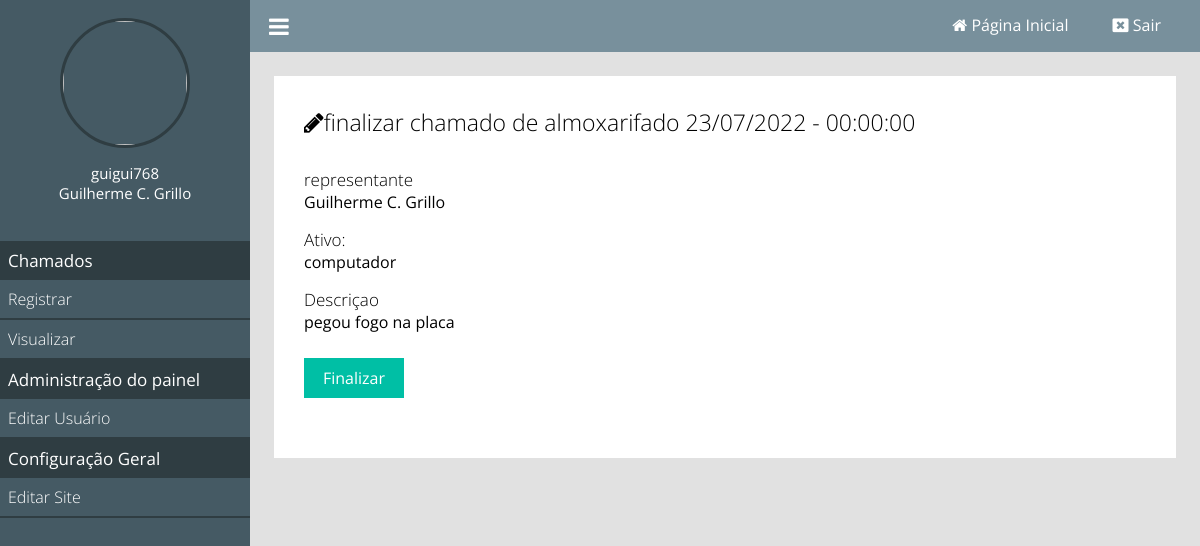
/finalizar-chamado?id=8 (signed in), run on the app's committed database.
### tables this page shows
CREATE TABLE `chamados` (
  `id` int(11) NOT NULL,
  `user_id` int(11) NOT NULL,
  `ativos_id` int(11) NOT NULL,
  `data` datetime NOT NULL DEFAULT current_timestamp(),
  `conteudo` text NOT NULL,
  `status` tinyint(1) NOT NULL
);

CREATE TABLE `ativos` (
  `id` int(11) NOT NULL,
  `nome` varchar(255) NOT NULL
);

### classes/MySql.php (called while the page is built)
<?php
	class MySql{
		private static $pdo;
		public static function conectar(){
			if(self::$pdo == null){
				try{
				self::$pdo = new PDO('mysql:host='.HOST.';dbname='.DATABASE,USER,PASSWORD,array(PDO::MYSQL_ATTR_INIT_COMMAND => "SET NAMES utf8"));
				self::$pdo->setAttribute(PDO::ATTR_ERRMODE,PDO::ERRMODE_EXCEPTION);
				}catch(Exception $e){
					echo '<h2>Erro ao conectar</h2>';
				}
			}
			return self::$pdo;
		}
	}
?>

### pages/finalizar-chamado.php (the view, shortened to what this page needs)
<?php
	if(isset($_GET['id'])){
		$id = (int)$_GET['id'];
		$chamado = Painel::select('chamados','id = ?',array($id));
	}else{
		Painel::alert('erro','Você precisa passar o parametro ID.');
		die();
	}
	$user = Painel::selectAll('tb_admin.usuarios');
 ?>
<div class="box-content">
	<h2><i class="fa fa-pencil"></i>finalizar chamado de <?php foreach($user as $key => $value){
		if($value['id'] == $chamado['user_id']){
			echo $value['user']. "\n";
			echo date('d/m/Y - H:i:s', strtotime($chamado['data']));
		}
	} ?> </h2>
	<form method="post" enctype="multipart/form-data">
		<div class="form-group">
			<label>representante</label>
			<?php echo $value['nome'] ?>
		</div>
		<div class="form-group">
		<label>Ativo:</label>
			<?php
				$ativos = Painel::selectAll('ativos');
				foreach ($ativos as $key => $value) {
					if($value['id'] == $chamado['ativos_id']) echo $value['nome'];
				}
			?>
		</div>
		<div class="form-group">
			<label>Descriçao</label>
			<?php echo $chamado['conteudo'] ?>
		</div>
		<div class="form-group">
			<input type="submit" name="acao" value="Finalizar"/>
		</div>
	</form>
</div>

### estilo/style.css (style rules this page uses)
* { margin: 0; padding: 0; box-sizing: border-box; font-family: "Open Sans"; }
input[type=text], input[type=button], input[type=submit], input[type=password], textarea { -webkit-appearance: none; border-radius: 0; }
html,body { height: 100%; background: rgb(225,225,225); }
body { overflow-x: hidden; }
.box-content { background: white; padding: 30px; margin-bottom: 25px; }
.box-content h2 { font-weight: 300; font-size: 23px; }
.box-content form { margin:30px 0; }
.box-content form label { font-size: 17px; font-weight: 300; color: black; display: block; }
.box-content .form-group { margin:15px 0; }
.box-content form input[type=submit] { width: 100px; height: 40px; cursor: pointer; margin-top: 10px; font-size: 16px; background: #00bfa5; color: white; border: 0; }

### data on the page
tb_admin.usuarios: user "almoxarifado"
chamados: data "23/07/2022 - 00:00:00", conteudo "pegou fogo na placa"
tb_admin.usuarios: nome "Guilherme C. Grillo"
ativos: nome "computador"

### other printed values
$_SESSION['user'] "guigui768"
$_SESSION['nome'] "Guilherme C. Grillo"
